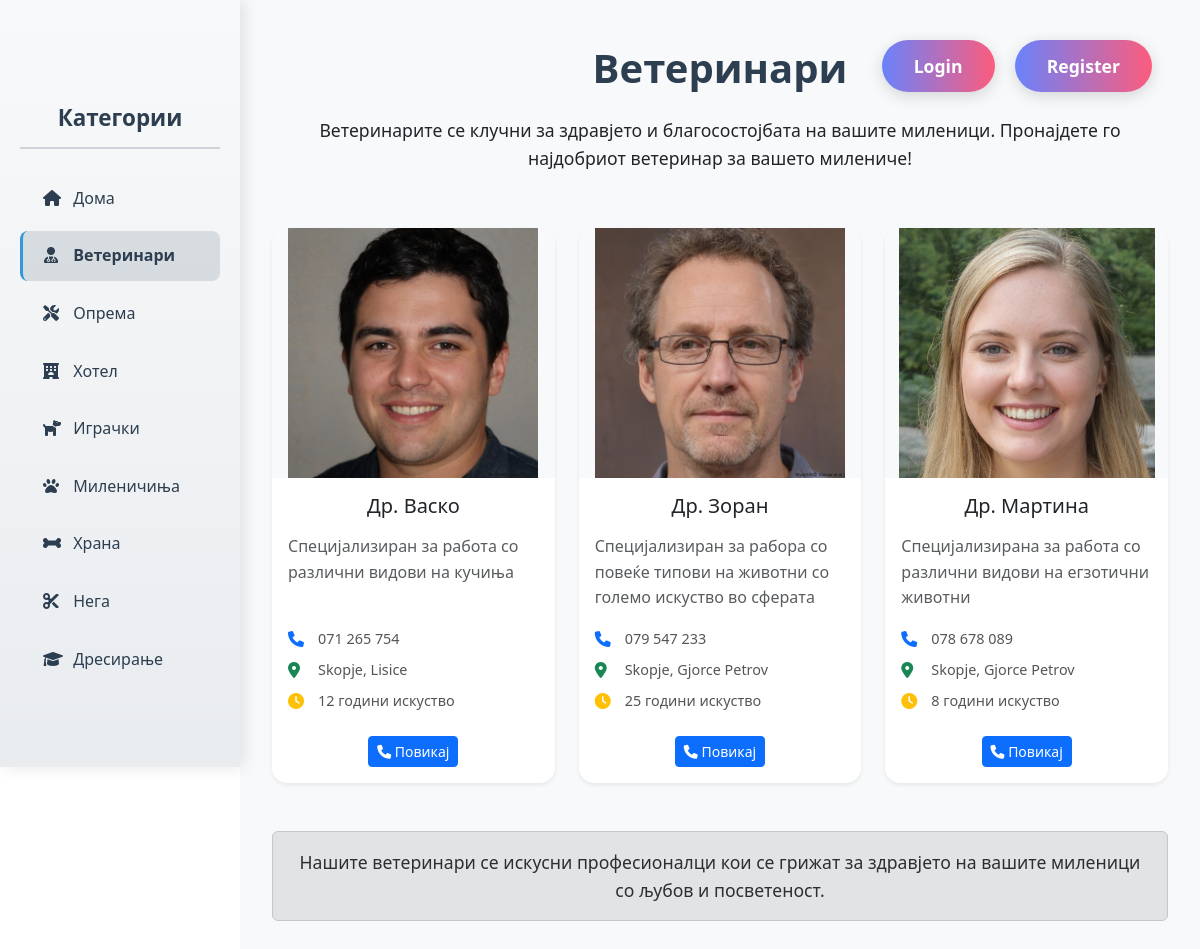
The app's page /veterinari/ with its own data.
### PetCareApp/models.py (models this page shows, shortened)
class Veterinarian(models.Model):
    name = models.CharField(max_length=100)
    phone = models.CharField(max_length=20)
    image = models.ImageField(upload_to='veterinarians/', blank=True, null=True)
    experience_years = models.PositiveIntegerField()
    location = models.CharField(max_length=200)
    description = models.TextField(blank=True)
    created_at = models.DateTimeField(auto_now_add=True)

### PetCareApp/views.py (the view)
# urls.py: path('veterinari/', views.veterinari, name='veterinari'),
def veterinari(request):
    veterinarians = Veterinarian.objects.all().order_by('-created_at')
    return render(request, 'veterinari.html', {'veterinarians': veterinarians})

### PetCareApp/templates/veterinari.html (shortened to what this page needs)
<!DOCTYPE html>
{% load static %}
<html>
<head>
    <link rel="stylesheet" href="https://cdnjs.cloudflare.com/ajax/libs/font-awesome/6.0.0/css/all.min.css">
    <link href="https://cdn.jsdelivr.net/npm/bootstrap@5.3.0/dist/css/bootstrap.min.css" rel="stylesheet">
    <link rel="stylesheet" type="text/css" href="{% static 'style.css' %}?v=1.1">
</head>
<body>
<div class="hero-btn-group" style="position: fixed; top: 30px; right: 40px; z-index: 1000;">
    {% if user.is_authenticated %}
    <form action="/accounts/logout/" method="post" style="display:inline;">
        {% csrf_token %}
        <button type="submit" class="logout-btn" style="background:none; color: #2c3e50;">Одјави се</button>
    </form>
    {% else %}
    <a href="/accounts/login/" class="fancy-btn">Login</a> <a href="/register/" class="fancy-btn">Register</a>
    {% endif %}
</div>
<div class="page-layout">
    <div class="sidebar">
        <div class="sidebar-content">
            <h4 class="sidebar-title">Категории</h4>
            <ul class="sidebar-links">
                <li><a href="{% url 'home' %}"><i class="fas fa-home"></i> Дома</a></li>
                <li><a href="/veterinari/" class="active"><i class="fas fa-user-md"></i> Ветеринари</a></li>
                <li><a href="/oprema/"><i class="fas fa-tools"></i> Опрема</a></li>
                <li><a href="/hotel/"><i class="fas fa-hotel"></i> Хотел</a></li>
                <li><a href="/igracki/"><i class="fas fa-dog"></i> Играчки</a></li>
                <li><a href="/milenicinja/"><i class="fas fa-paw"></i> Миленичиња</a></li>
                <li><a href="/hrana/"><i class="fas fa-bone"></i> Храна</a></li>
                <li><a href="/nega/"><i class="fas fa-cut"></i> Нега</a></li>
                <li><a href="/dresiranje/"><i class="fas fa-graduation-cap"></i> Дресирање</a></li>
            </ul>
        </div>
    </div>
    <div class="main-content">
        <div class="container-fluid py-4">
            <div class="row">
                <div class="col-12">
                    <h1 class="text-center mb-4" style="color: #2c3e50; font-weight: 700;">Ветеринари</h1>
                    <p class="text-center" style="font-size: 1.1rem; margin-bottom: 2rem;">Ветеринарите се клучни за здравјето и благосостојбата на вашите миленици. Пронајдете го најдобриот ветеринар за вашето милениче!</p>
                </div>
            </div>
        </div>
        <div class="container">
            <div class="row justify-content-center">
                {% for veterinarian in veterinarians %}
                <div class="col-md-6 col-lg-4 mb-4">
                    <div class="card h-100 shadow-sm veterinarian-card">
                        {% if veterinarian.image %}
                        <img src="{{ veterinarian.image.url }}" class="card-img-top" alt="{{ veterinarian.name }}" style="object-fit:contain;height:250px;background-color:#f8f9fa;">
                        {% else %}
                        <img src="https://via.placeholder.com/400x250?text=Veterinarian" class="card-img-top" alt="No image" style="object-fit:contain;height:250px;background-color:#f8f9fa;">
                        {% endif %}
                        <div class="card-body d-flex flex-column">
                            <h5 class="card-title text-center mb-3">{{ veterinarian.name }}</h5>
                            <p class="card-text text-muted">{{ veterinarian.description|default:"Profesionalen veterinar so dolgogodišno iskustvo vo negata na milenici." }}</p>
                            <div class="veterinarian-details mt-auto">
                                <div class="detail-item">
                                    <i class="fas fa-phone text-primary"></i>
                                    <span>{{ veterinarian.phone }}</span>
                                </div>
                                <div class="detail-item">
                                    <i class="fas fa-map-marker-alt text-success"></i>
                                    <span>{{ veterinarian.location }}</span>
                                </div>
                                <div class="detail-item">
                                    <i class="fas fa-clock text-warning"></i>
                                    <span>{{ veterinarian.experience_years }} години искуство</span>
                                </div>
                            </div>
                            <div class="mt-3 text-center">
                                <a href="tel:{{ veterinarian.phone }}" class="btn btn-primary btn-sm">
                                    <i class="fas fa-phone"></i> Повикај
                                </a>
                            </div>
                        </div>
                    </div>
                </div>
                {% endfor %}
            </div>
        </div>
        <div class="container mt-4">
            <div class="row">
                <div class="col-12">
                    <div class="alert alert-secondary text-center" style="font-size: 1.1rem;">
                        Нашите ветеринари се искусни професионалци кои се грижат за здравјето на вашите миленици со љубов и посветеност.
                    </div>
                </div>
            </div>
        </div>
    </div>
</div>
</body>
</html>

### PetCareApp/static/style.css (style rules this page uses)
* { margin: 0; padding: 0; box-sizing: border-box; }
body { font-family: 'Segoe UI', Tahoma, Geneva, Verdana, sans-serif; line-height: 1.6; overflow-x: hidden; scroll-behavior: smooth; }
.fancy-btn { display: inline-block; padding: 12px 32px; margin: 10px 8px; font-size: 1.1rem; font-weight: 600; color: #fff; background: linear-gradient(90deg, #6a82fb 0%, #fc5c7d 100%); border: none; border-radius: 30px; box-shadow: 0 4px 16px rgba(0,0,0,0.15); cursor: pointer; text-decoration: none; transition: background 0.3s, transform 0.2s, box-shadow 0.2s; }
.hero-btn-group { position: absolute; top: 30px; right: 40px; z-index: 3; text-align: right; }
.page-layout { display: flex !important; min-height: 100vh; gap: 0; position: relative; width: 100%; }
.sidebar { width: 240px !important; background: linear-gradient(180deg, #f8f9fa 0%, #e9ecef 100%) !important; padding: 30px 0 10px 0 !important; position: sticky !important; top: 0 !important; left: 0 !important; height: fit-content !important; overflow-y: auto !important; box-shadow: 4px 0 15px rgba(0, 0, 0, 0.1) !important; z-index: 100 !important; }
.sidebar-content { padding: 75px 20px 65px 20px !important; }
.sidebar-title { color: #2c3e50 !important; font-size: 1.4rem !important; font-weight: 700 !important; margin-bottom: 25px !important; text-align: center !important; padding-bottom: 15px !important; border-bottom: 2px solid rgba(52, 73, 94, 0.2) !important; }
.sidebar-links { list-style: none !important; padding: 0 !important; margin: 0 !important; }
.sidebar-links li { margin-bottom: 8px !important; }
.sidebar-links a { display: block !important; padding: 12px 20px !important; color: #2c3e50 !important; text-decoration: none !important; border-radius: 8px !important; font-weight: 500 !important; transition: all 0.3s ease !important; border-left: 3px solid transparent !important; }
.main-content { flex: 1 !important; margin-left: 0 !important; padding: 20px !important; background: #f8f9fa !important; min-height: 100vh !important; width: calc(100% - 240px) !important; }
html { scroll-behavior: smooth; }
.veterinarian-card { transition: transform 0.3s ease, box-shadow 0.3s ease; border: none; border-radius: 15px; overflow: hidden; }
.veterinarian-details { margin-top: 15px; }
.detail-item { display: flex; align-items: center; margin-bottom: 8px; font-size: 0.9rem; }
.detail-item i { width: 20px; margin-right: 10px; font-size: 1rem; }
.detail-item span { color: #555; font-weight: 500; }
.sidebar-links a.active { background: rgba(52, 73, 94, 0.15) !important; color: #2c3e50 !important; border-left-color: #3498db !important; font-weight: 600 !important; }
.sidebar-links a i { margin-right: 10px; width: 16px; text-align: center; }

### PetCareApp/templates/veterinari.html (style rules this page uses)
.page-layout { display: flex !important; min-height: 100vh; }
.sidebar { width: 240px !important; background: linear-gradient(180deg, #f8f9fa 0%, #e9ecef 100%) !important; position: sticky !important; top: 0 !important; left: 0 !important; height: fit-content !important; z-index: 100 !important; }
.main-content { margin-left: 0 !important; flex: 1 !important; width: calc(100% - 240px) !important; }

### records on screen
Veterinarian: image (picture), name "Др. Васко", description "Специјализиран за работа со различни видови на кучиња", phone "071 265 754", location "Skopje, Lisice", experience_years "12"
Veterinarian: image (picture), name "Др. Зоран", description "Специјализиран за рабора со повеќе типови на животни со големо искуство во сферата", phone "079 547 233", location "Skopje, Gjorce Petrov", experience_years "25"
Veterinarian: image (picture), name "Др. Мартина", description "Специјализирана за работа со различни видови на егзотични животни", phone "078 678 089", location "Skopje, Gjorce Petrov", experience_years "8"
